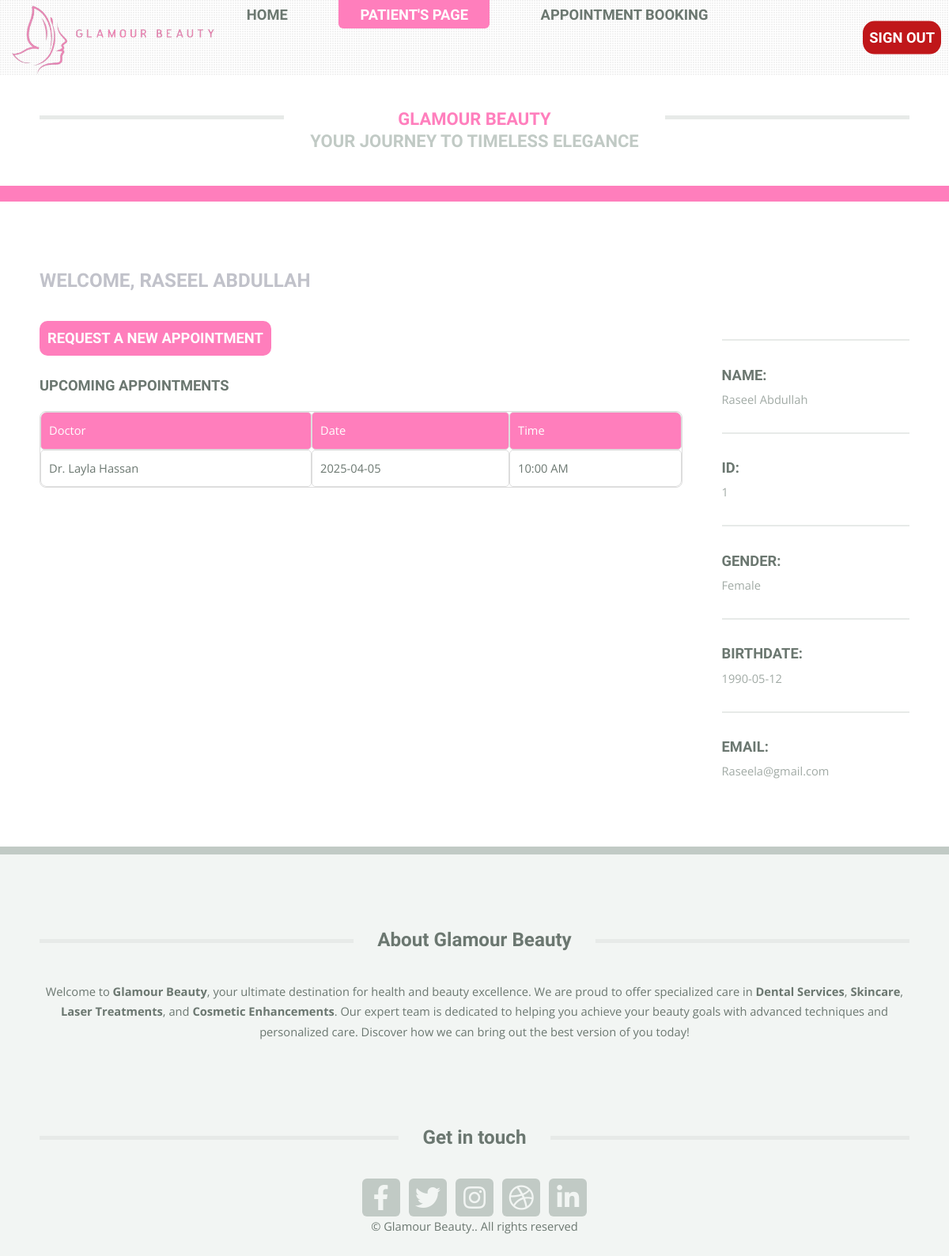
Page /PatientPage.php (signed in) on the committed database.
### tables this page shows
CREATE TABLE `patient` (
  `id` int(11) NOT NULL,
  `firstName` varchar(100) DEFAULT NULL,
  `lastName` varchar(100) DEFAULT NULL,
  `Gender` enum('Male','Female','Other') DEFAULT NULL,
  `DoB` date DEFAULT NULL,
  `emailAddress` varchar(255) DEFAULT NULL,
  `password` varchar(255) DEFAULT NULL
);

CREATE TABLE `appointment` (
  `id` int(11) NOT NULL,
  `PatientID` int(11) DEFAULT NULL,
  `DoctorID` int(11) DEFAULT NULL,
  `date` date DEFAULT NULL,
  `time` time DEFAULT NULL,
  `reason` text,
  `status` enum('Pending','Confirmed','Done') DEFAULT NULL
);

CREATE TABLE `doctor` (
  `id` int(11) NOT NULL,
  `firstName` varchar(100) DEFAULT NULL,
  `lastName` varchar(100) DEFAULT NULL,
  `uniqueFileName` varchar(255) DEFAULT NULL,
  `SpecialityID` int(11) DEFAULT NULL,
  `emailAddress` varchar(255) DEFAULT NULL,
  `password` varchar(255) DEFAULT NULL
);

### PatientPage.php (the view, shortened to what this page needs)
<?php
include('db.php');
$user_id = $_SESSION['userId'];
$user_sql = "SELECT * FROM `patient` WHERE id = ?";
$user_stmt = $conn->prepare($user_sql);
$user_stmt->bind_param("i", $user_id);
$user_stmt->execute();
$user_result = $user_stmt->get_result();
$user = $user_result->fetch_assoc();
$app_sql = "SELECT a.*, d.firstName, d.lastName, d.uniqueFileName AS doctorPhoto,
            DATE_FORMAT(a.time, '%h:%i %p') AS formattedTime
            FROM appointment a
            LEFT JOIN doctor d ON a.DoctorID = d.id
            WHERE a.PatientID = ? AND a.status != 'Done'
            ORDER BY a.date ASC, a.time ASC";
$app_stmt = $conn->prepare($app_sql);
$app_stmt->bind_param("i", $user_id);
$app_stmt->execute();
$app_result = $app_stmt->get_result();
?>
<!DOCTYPE HTML>
<html>
<head>
    <link rel="stylesheet" href="main.css" />
    <link rel="stylesheet" href="https://cdnjs.cloudflare.com/ajax/libs/font-awesome/5.15.4/css/all.min.css">
</head>
<body class="is-preload">
<div id="page-wrapper">
    <header id="header">
        <div class="logo container">
            <div>
                <h1 style="color: rgba(255, 120, 185, 0.95);"><a href="index.php" id="logo">Glamour beauty</a></h1><br>
                <p>Your Journey to Timeless Elegance</p>
            </div>
        </div>
    </header>
    <nav id="nav">
        <ul>
            <a href="index.php"><img src="images/logo1.png" alt="Logo"></a>
            <li><a href="index.php">Home</a></li>
            <li class="current"><a href="PatientPage.php">Patient's Page</a></li>
            <li><a href="appointmentbooking.php">Appointment Booking</a></li>
        </ul>
        <?php if(isset($_SESSION['isLoggedIn']) && $_SESSION['isLoggedIn'] == true): ?>
            <a href="logout.php" class="button">Sign Out</a>
        <?php endif; ?>
    </nav>
    <section id="main">
        <div class="container">
            <div class="row">
                <div class="col-9 col-12-medium">
                    <div class="content">
                        <article class="box page-content">
                            <header>
                            <p>Welcome, <?php echo htmlspecialchars($user['firstName'] . ' ' . $user['lastName']); ?></p>
                            </header>
                            <a href="appointmentbooking.php" class="button">Request a new appointment</a><br><br>
                            <h3>Upcoming Appointments</h3>
<?php if ($app_result->num_rows > 0): ?>
    <table border="1" cellpadding="10" cellspacing="0">
        <thead>
            <tr>
                <th>Doctor</th>
                <th>Date</th>
                <th>Time</th>
            </tr>
        </thead>
        <tbody>
            <?php while ($appointment = $app_result->fetch_assoc()): ?>
                <tr>
                    <td>Dr. <?php echo htmlspecialchars($appointment['firstName'] . ' ' . $appointment['lastName']); ?></td>
                    <td><?php echo htmlspecialchars($appointment['date']); ?></td>
                    <td><?php echo htmlspecialchars($appointment['formattedTime']); ?></td>
                </tr>
            <?php endwhile; ?>
        </tbody>
    </table>
<?php else: ?>
    <p>No upcoming appointments.</p>
<?php endif; ?>
                        </article>
                    </div>
                </div>
                <div class="col-3 col-12-medium">
                    <div class="sidebar">
                        <section>
                            <ul class="divided">
                                <br><br>
                                <li>
                                    <article class="box post-summary">
                                        <h3><a href="#">Name:</a></h3>
                                        <ul class="meta"><li><?= htmlspecialchars($user['firstName']) . ' ' . htmlspecialchars($user['lastName']); ?></li></ul>
                                    </article>
                                </li>
                                <li>
                                    <article class="box post-summary">
                                        <h3><a href="#">ID:</a></h3>
                                        <ul class="meta"><li><?= htmlspecialchars($user['id']); ?></li></ul>
                                    </article>
                                </li>
                                <li>
                                    <article class="box post-summary">
                                        <h3><a href="#">Gender:</a></h3>
                                        <ul class="meta"><li><?= htmlspecialchars($user['Gender']); ?></li></ul>
                                    </article>
                                </li>
                                <li>
                                    <article class="box post-summary">
                                        <h3><a href="#">Birthdate:</a></h3>
                                        <ul class="meta"><li><?= htmlspecialchars($user['DoB']); ?></li></ul>
                                    </article>
                                </li>
                                <li>
                                    <article class="box post-summary">
                                        <h3><a href="#">Email:</a></h3>
                                        <ul class="meta"><li><?= htmlspecialchars($user['emailAddress']); ?></li></ul>
                                    </article>
                                </li>
                            </ul>
                        </section>
                    </div>
                </div>
            </div>
        </div>
    </section>
</div>
<footer id="footer">
<div class="container">
<div class="row gtr-200">
<div class="col-12">
        <section>
            <section>
                <h2 class="major"><span>About Glamour Beauty</span></h2>
                <p>
                  Welcome to <strong>Glamour Beauty</strong>, your ultimate destination for health and beauty excellence.
                  We are proud to offer specialized care in <strong>Dental Services</strong>, <strong>Skincare</strong>,
                  <strong>Laser Treatments</strong>, and <strong>Cosmetic Enhancements</strong>.
                  Our expert team is dedicated to helping you achieve your beauty goals with advanced techniques and personalized care.
                  Discover how we can bring out the best version of you today!
                </p>
          </section>
</div>
<div class="col-12">
        <section>
            <h2 class="major"><span>Get in touch</span></h2>
            <ul class="contact">
                <li><a class="icon brands fa-facebook-f" href="#"><span class="label">Facebook</span></a></li>
                <li><a class="icon brands fa-twitter" href="#"><span class="label">Twitter</span></a></li>
                <li><a class="icon brands fa-instagram" href="#"><span class="label"><img src="images/instagram.png"></span></a></li>
                <li><a class="icon brands fa-dribbble" href="#"><span class="label">Dribbble</span></a></li>
                <li><a class="icon brands fa-linkedin-in" href="#"><span class="label">LinkedIn</span></a></li>
            </ul>
        </section>
</div>
</div>
</div>
                        <div id="copyright">
                            <ul class="menu">
                                <li>&copy; Glamour Beauty.. All rights reserved</li>
                            </ul>
                        </div>
</footer>
</body>
</html>

### rows in the picture
patient: firstName+lastName "RASEEL ABDULLAH", firstName "Raseel", lastName "Abdullah", id "1", Gender "Female", DoB "1990-05-12", emailAddress "Raseela@gmail.com"
appointment: DoctorID.lastName "Layla Hassan", date "2025-04-05", formattedTime "10:00 AM"
